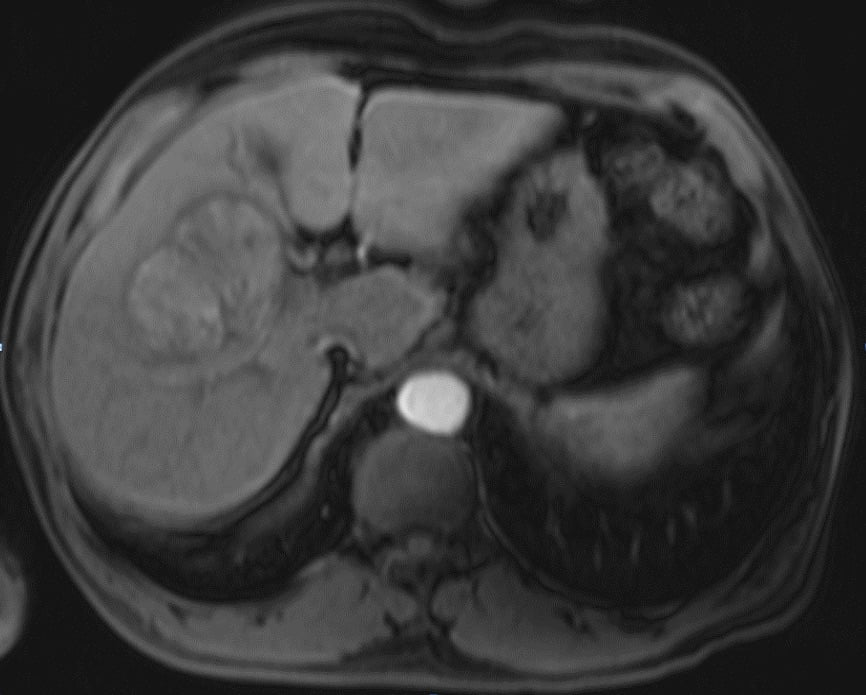
#> input picture p9.jpg, 866 x 695 px
$ python cancer.py
#> lines starting #> are read from the running program, lines starting #| are printed output that depends on the picture; after the words box and inside, x2 and y2 are one past the last pixel; in counts of white or black regions, pixels touching at a corner belong together
#> further down, im is the input picture: shape (695, 866, 3); mean B, G, R 58, 58, 58
### watershed.py
# -*- coding: utf-8 -*-

import numpy as np
import cv2, matplotlib.pyplot as plt
# read image and show
def watershade(img):

    plt.axis('off')
    plt.imshow(img)
    # performing otsu's binarization
    # convert to gray scale first
    gray = cv2.cvtColor(img,cv2.COLOR_BGR2GRAY)
    ret, thresh = cv2.threshold(gray, 0, 255, cv2.THRESH_BINARY_INV + cv2.THRESH_OTSU)
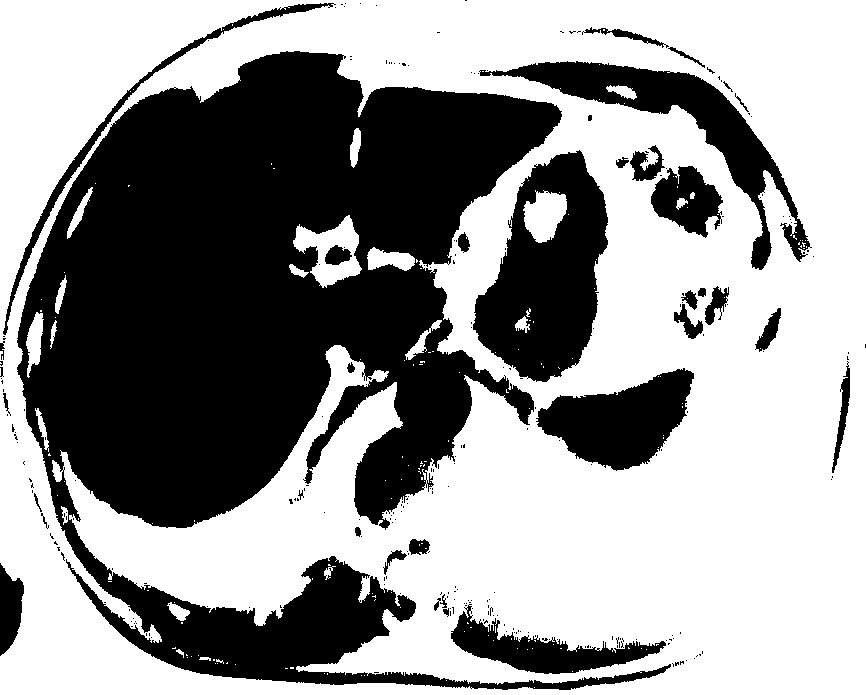
#> thresh: shape (695, 866); 59.1% white; 262 black regions (226 under 20 px), largest, box (x1, y1, x2, y2) and area: (17, 51, 671, 690) 187863, (473, 150, 608, 382) 18582, (479, 61, 812, 270) 12149
#> ret = 63
    #pure black and pure white
    print("Threshold limit: " + str(ret))
#| Threshold limit: 63.0

    plt.axis('off')#hide axis values
    plt.imshow(thresh, cmap = 'gray')
    # noise removal
    kernel = np.ones((3, 3), np.uint8)
    opening = cv2.morphologyEx(thresh, cv2.MORPH_OPEN, kernel, iterations = 2)#removes unwanted noises.2 types:erode,dilate
#> opening: shape (695, 866); 58.2% white; 57 black regions (35 under 20 px), largest, box (x1, y1, x2, y2) and area: (0, 3, 694, 690) 204886, (471, 150, 608, 382) 18910, (474, 61, 812, 270) 12526

    # sure background area
    sure_bg = cv2.dilate(opening, kernel, iterations = 3)#increases the object area
#> sure_bg: shape (695, 866); 65% white; 45 black regions (22 under 20 px), largest, box (x1, y1, x2, y2) and area: (21, 55, 558, 525) 152031, (53, 484, 452, 684) 17495, (476, 156, 605, 378) 15939

    # sure foreground area
    dist_transform = cv2.distanceTransform(opening,cv2.DIST_L2,5)
    ret, sure_fg = cv2.threshold(dist_transform,0.7*dist_transform.max(),255,0)
#> sure_fg: shape (695, 866) float32; 1.3% white; 3 white regions, box (x1, y1, x2, y2) and area: (810, 593, 866, 695) 4785, (814, 0, 866, 81) 1775, (0, 0, 48, 57) 1325
#> ret = 119.8

    # Finding unknown region
    sure_fg = np.uint8(sure_fg)
    unknown = cv2.subtract(sure_bg,sure_fg)
    plt.imshow(dist_transform, cmap = 'gray')
    fig = plt.figure(figsize = (10,5)) # to change figsize
    plt.subplot(131)
    plt.imshow(sure_bg, cmap = 'gray')
    plt.title('Sure background, dilated')

    plt.subplot(132)
    plt.imshow(sure_fg, cmap = 'gray')
    plt.title('Sure foreground, eroded')

    plt.subplot(133)
    plt.imshow(unknown, cmap = 'gray')
    plt.title('Subtracted image, black - sure bg & fg')
    plt.tight_layout()

    # plt.subplots_adjust(wspace = 3)
    # fine tuning
    # f.subplots_adjust(wspace=3)
    ret, markers = cv2.connectedComponents(sure_fg)
#> markers: shape (695, 866) int32; 4 distinct labels, from 0 to 3
#> ret = 4

    markers = markers + 1
#> markers: shape (695, 866) int32; 4 distinct labels, from 1 to 4

    markers[unknown==255] = 0
#> markers: shape (695, 866) int32; 5 distinct labels, from 0 to 4

    fig = plt.figure(figsize = (10,5)) # to change figsize
    plt.subplot(121)
    plt.imshow(markers, cmap = 'gray')
    plt.subplot(122)
    plt.imshow(markers)
    markers = cv2.watershed(img, markers)
#> markers: shape (695, 866) int32; 5 distinct labels, from -1 to 4
    img[markers == -1] = [0, 255,0]
#> img: shape (695, 866, 3); 0.94% of pixels changed, all inside (x1, y1, x2, y2) = (0, 0, 866, 695)
    print("----Watershed----")


    cv2.imwrite('watershade.jpg',img)
    plt.imshow(img)
    return img

im = cv2.imread("p9.jpg")
img=watershade(im)
plt.imshow(img)

### cancer.py
1# -*- coding: utf-8 -*-

import numpy as np
#import tensorflow as tf
import keras.preprocessing.image
import sklearn.preprocessing
import sklearn.model_selection
import sklearn.metrics
import sklearn.linear_model
import sklearn.naive_bayes
import sklearn.tree
import sklearn.ensemble
from skimage import measure
import cv2
import matplotlib.pyplot as plt
import matplotlib.cm as cm #colour map
import watershed

im = cv2.imread('p9.jpg')


blur = cv2.GaussianBlur(im,(5,5),0)
median = cv2.medianBlur(blur,5)


water=watershed.watershade(median)
#> in watershade (call 2), `ret, thresh = cv2.threshold(gray, 0, 255, cv2.THRESH_BINARY_INV + cv2...`: thresh: shape (695, 866); 59.4% white; 34 black regions (4 under 20 px), largest, box (x1, y1, x2, y2) and area: (17, 52, 668, 689) 187701, (473, 152, 608, 382) 18511, (481, 62, 810, 269) 12067
#> in watershade (call 2), `ret, thresh = cv2.threshold(gray, 0, 255, cv2.THRESH_BINARY_INV + cv2...`: ret = 63
#| Threshold limit: 63.0
#> in watershade (call 2), `opening = cv2.morphologyEx(thresh, cv2.MORPH_OPEN, kernel, iterations ..`: opening: shape (695, 866); 59.2% white; 25 black regions (3 under 20 px), largest, box (x1, y1, x2, y2) and area: (7, 4, 668, 689) 191901, (473, 152, 608, 382) 18549, (481, 62, 810, 269) 12125
#> in watershade (call 2), `sure_bg = cv2.dilate(opening, kernel, iterations = 3)#increases the ob..`: sure_bg: shape (695, 866); 65.6% white; 33 black regions (11 under 20 px), largest, box (x1, y1, x2, y2) and area: (21, 55, 558, 524) 150586, (64, 523, 446, 683) 16376, (477, 156, 604, 378) 15579
#> in watershade (call 2), `ret, sure_fg = cv2.threshold(dist_transform,0.7*dist_transform.max(),2..`:
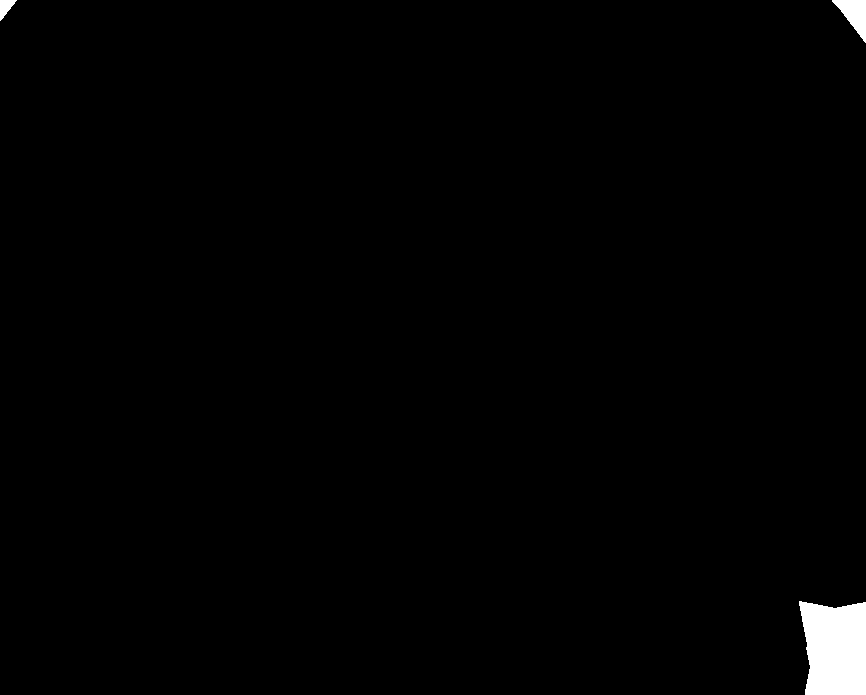
#> sure_fg: shape (695, 866) float32; 1.1% white; 3 white regions, box (x1, y1, x2, y2) and area: (799, 601, 866, 695) 5469, (832, 0, 866, 43) 741, (0, 0, 17, 21) 190
#> in watershade (call 2), `ret, sure_fg = cv2.threshold(dist_transform,0.7*dist_transform.max(),2..`: ret = 142.3
#> in watershade (call 2), `unknown = cv2.subtract(sure_bg,sure_fg)`:
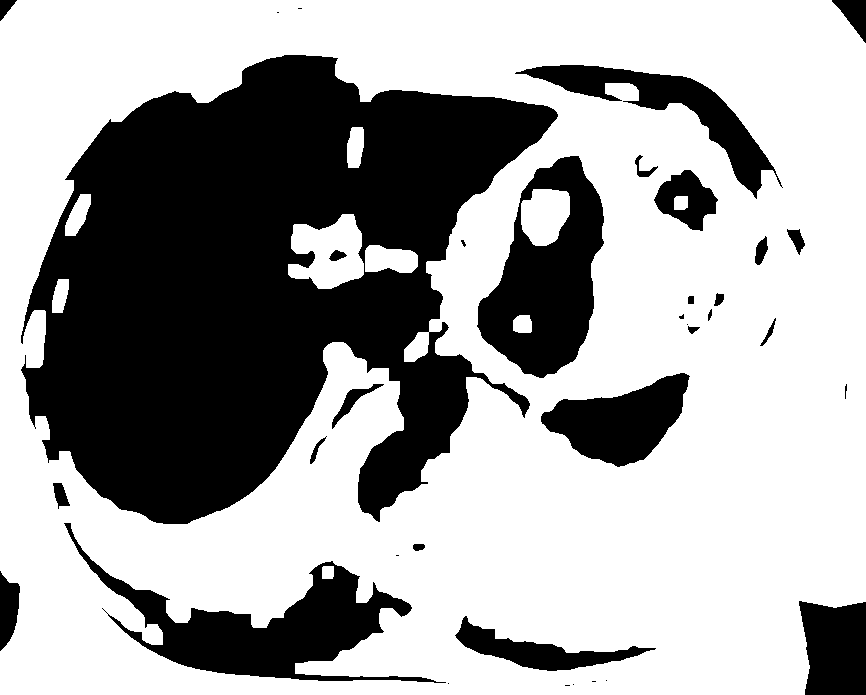
#> unknown: shape (695, 866); 64.6% white; 36 black regions (11 under 20 px), largest, box (x1, y1, x2, y2) and area: (21, 55, 558, 524) 150586, (64, 523, 446, 683) 16376, (477, 156, 604, 378) 15579
#> in watershade (call 2), `ret, markers = cv2.connectedComponents(sure_fg)`: markers: shape (695, 866) int32; 4 distinct labels, from 0 to 3
#> in watershade (call 2), `ret, markers = cv2.connectedComponents(sure_fg)`: ret = 4
#> in watershade (call 2), `markers = markers + 1`: markers: shape (695, 866) int32; 4 distinct labels, from 1 to 4
#> in watershade (call 2), `markers[unknown==255] = 0`: markers: shape (695, 866) int32; 5 distinct labels, from 0 to 4
#> in watershade (call 2), `markers = cv2.watershed(img, markers)`:
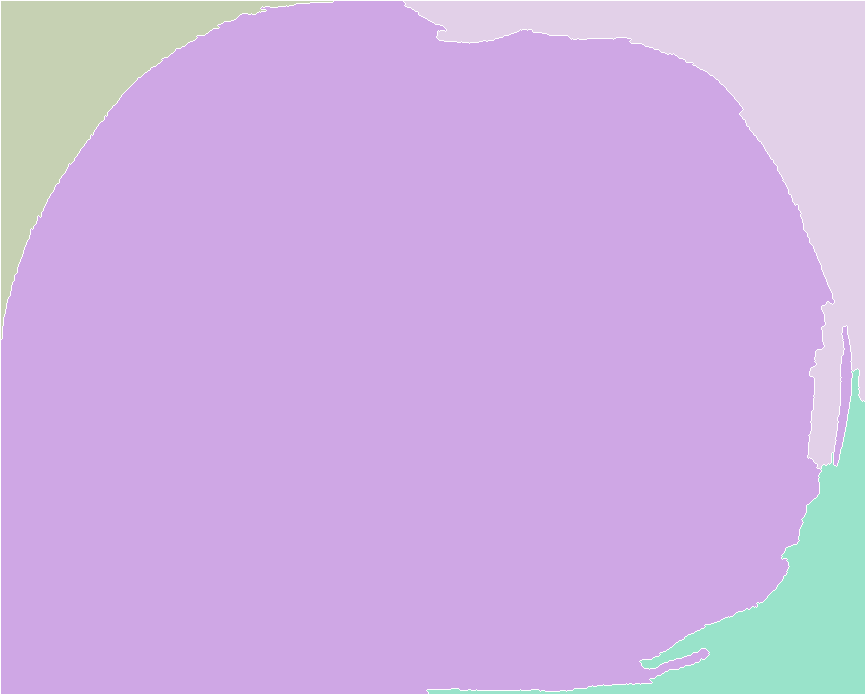
#> markers: shape (695, 866) int32; 5 distinct labels, from -1 to 4; one colour per label, 0 black, -1 white
#> in watershade (call 2), `img[markers == -1] = [0, 255,0]`: img: shape (695, 866, 3); mean B, G, R 57.7, 60, 57.7


gray_image = cv2.cvtColor(water, cv2.COLOR_BGR2GRAY)
cv2.imwrite("result2.jpg",gray_image)
res,thresh_img=cv2.threshold(gray_image,127,255,cv2.THRESH_BINARY_INV)
#> thresh_img: shape (695, 866); 97.9% white; 22 black regions (6 under 20 px), largest, box (x1, y1, x2, y2) and area: (0, 0, 866, 695) 5392, (397, 373, 468, 433) 3339, (303, 77, 358, 158) 1686
cv2.imwrite("result3.jpg",thresh_img)
thresh_img = cv2.erode(thresh_img, None, iterations=2)
#> thresh_img: shape (695, 866); 94.3% white; 20 black regions, largest, box (x1, y1, x2, y2) and area: (0, 0, 866, 695) 23174, (395, 371, 470, 435) 3879, (301, 75, 360, 160) 2426
cv2.imwrite("erode.png", thresh_img)
cv2.imshow('erode',thresh_img)
cv2.waitKey(0)
thresh_img = cv2.dilate(thresh_img, None, iterations=3)
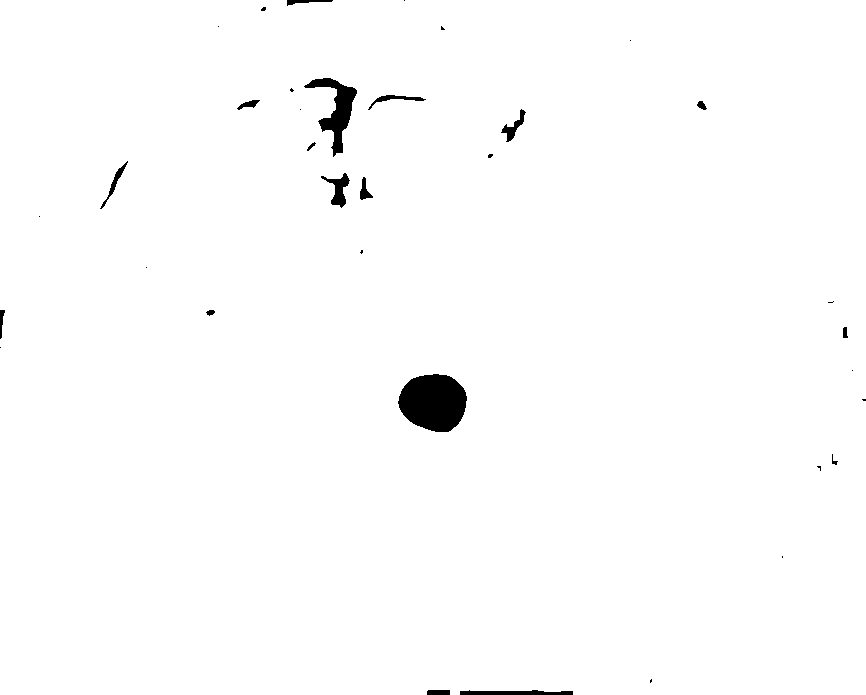
#> thresh_img: shape (695, 866); 98.9% white; 35 black regions (18 under 20 px)
cv2.imwrite("dilate.png", thresh_img)
cv2.imshow('dilate',thresh_img)
cv2.waitKey(0)
contours, hierarchy = cv2.findContours(thresh_img,cv2.RETR_TREE,cv2.CHAIN_APPROX_NONE)
#> contours = 30 contours, 14 with area under 20; largest, box (x1, y1, x2, y2) and area: (0, 0, 866, 695) 599522, (397, 373, 468, 433) 3170, (303, 77, 358, 158) 1519, (320, 172, 351, 209) 446, (500, 108, 527, 143) 292


count=0
areas=[]
original_image_copy=im.copy()
for c in contours:
    area=cv2.contourArea(c)

    if area>10 and area<400:
        (x,y),radius = cv2.minEnclosingCircle(c)
        center = (int(x),int(y))
        radius = int(radius)
        areas.append(area)
        #img = cv2.circle(im,center,radius,(0,0,255),5)
        cv2.circle(im,center,radius,(0,0,255),5)
#> this loop made 30 passes
#> (area, x, y, radius, center) on passes 8, 9, 15, 17, 18, 19, 20, 22, 24, 30: (59, 845, 332.1, 6, (845, 332)), (46, 210, 311.5, 5, (210, 311)), (169, 364.5, 188.2, 12, (364, 188)), (242, 113.5, 184.5, 27, (113, 184)), (22.5, 490, 155.5, 3, (490, 155)), (40.5, 310.8, 146.2, 6, (310, 146)), (291.5, 513.7, 125.1, 18, (513, 125)), (67.5, 701.8, 105.2, 5, (701, 105)), (266.5, 396.5, 104, 29, (396, 104)), (22.5, 263, 8.5, 3, (263, 8))
#> (area, x, y, radius) on passes 5, 23: (39.5, 834, 459, 6), (128.5, 248, 104, 12)
#> after the loop, areas = [17, 39.5, 59, 46, 12.5, 169, 242, 22.5, 40.5, 291.5, 67.5, 128.5, 266.5, 14.5, 15.5, 22.5]

plt.show()
#> figure, not shown here; B, G, R data is drawn as R, G, B
#> figure, not shown here; B, G, R data is drawn as R, G, B
#> figure, not shown here; B, G, R data is drawn as R, G, B
#plt.imshow(im)
#plt.show()
cv2.imwrite("result4.jpg",im)
im = cv2.imread('result4.jpg')
im = cv2.resize(im, (600,500), interpolation = cv2.INTER_AREA)
#> im: shape (500, 600, 3)
height=50
width=50
start_num=0
rows=np.vsplit(im,5)
#> rows = 5 items
cells=[]
detections={}
i=0;
for row in rows:
    row_cells=np.hsplit(row,6)
    for cell in row_cells:
        lower = np.array([17, 15, 100], dtype = "uint8")
        upper = np.array([50, 56, 200], dtype = "uint8")

        mask = cv2.inRange(cell, lower, upper)
        detect=cv2.countNonZero(mask)
        if detect>0:
            detections.update({i:detect})
        i+=1
        plt.subplot(121),plt.imshow(cell),plt.title('Cancer Range:%s'%detect)#row,column,plot number
        plt.xticks([]), plt.yticks([])#a list of positions at which ticks should be placed
        plt.subplot(122),plt.imshow(mask),plt.title('Cancer Mask')
        plt.xticks([]), plt.yticks([])
        plt.title('Cancer Range:%s'%detect)
        plt.show()
        cell=cell.flatten()
        cells.append(cell)
#> this loop made 5 passes
#> pass 1, `plt.show()`:
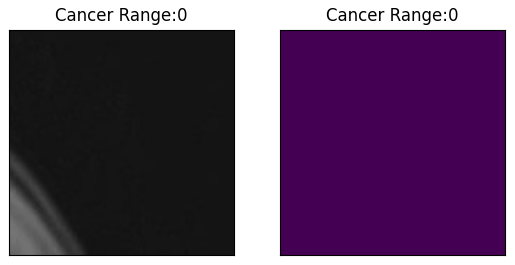
#> figure drawn by matplotlib, 2 panels
#> pass 2, `plt.show()`:
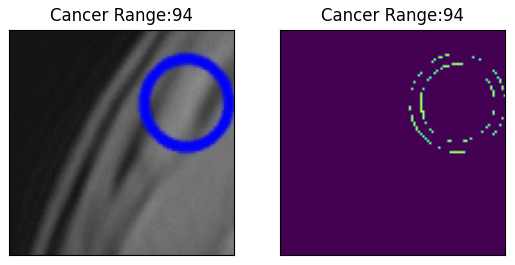
#> figure drawn by matplotlib, 2 panels
#> after the loop, cells = 30 items; detections = 10 items; i = 30


if len(areas)>0:
    print("Cancer Detected Cells")
    print("CellId\tRange")
    for de,da in detections.items():
        print("%s\t%s"%(de,da))
#> this loop made 10 passes
#> (de, da) on passes 1 to 10: (1, 44), (2, 108), (3, 45), (4, 9), (6, 94), (8, 41), (9, 20), (13, 7), (17, 26), (23, 52)
#| 1	44
#| 2	108
#| 3	45
#| 4	9
#| 6	94
#| 8	41
#| 9	20
#| 13	7
#> (further printed lines are left out)
    print("No of nodes detected %s"%len(areas))
#| No of nodes detected 16
    print("Maximum area speaded %s"%max(areas))
#| Maximum area speaded 291.5
    print("Totel detected Area Sizes")
    i=1
    for a in areas:
        print("Area %s size is %s"%(i,a))
        i+=1
#> this loop made 16 passes
#> a on passes 1 to 12: 17, 39.5, 59, 46, 12.5, 169, 242, 22.5, 40.5, 291.5, 67.5, 128.5
#| Area 1 size is 17.0
#| Area 2 size is 39.5
#| Area 3 size is 59.0
#| Area 4 size is 46.0
#| Area 5 size is 12.5
#| Area 6 size is 169.0
#| Area 7 size is 242.0
#| Area 8 size is 22.5
#> (further printed lines are left out)
#> after the loop, i = 17

    if max(areas) < 100:
        if len(areas)==1:
            print("Cancer Stage 1")
        else:
            print("Cancer Stage 2")

    else:
        if len(areas)==1:
            print("Cancer Stage 3")
        else:
            print("Cancer Stage 4")


    cv2.imshow('Result',im)
    cv2.waitKey(0)
    cv2.destroyAllWindows()
else:
    print("No Cancer Detected ")
